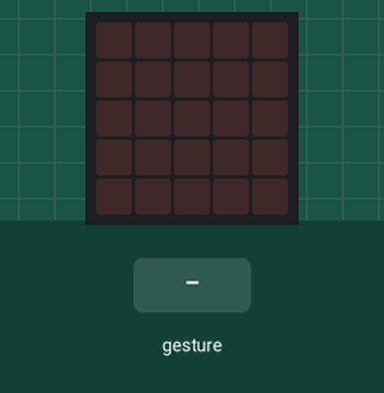
Recording of a program running on a simulated BBC micro:bit (MakeCode). Shown: the board's 5×5 LED display. The test bench sets the inputs (shaded band). A tilt is held for 1.5 s and a shake lasts 1 s, then the board lies face up again.

Above: at 1.2 s.
1.3 s: gesture 'logo down'
At 1.7 s:
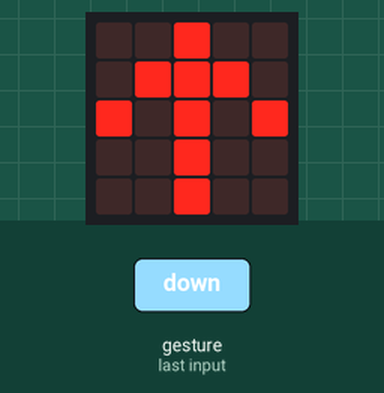
3.5 s: gesture 'tilt right'
At 4.0 s:
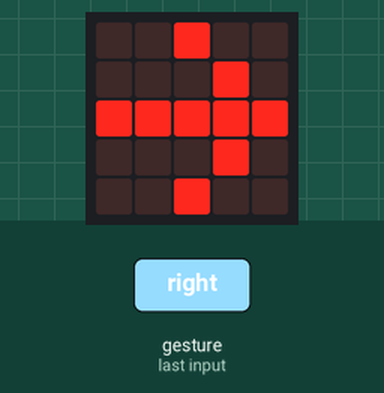
5.7 s: gesture 'logo up'
At 6.2 s:
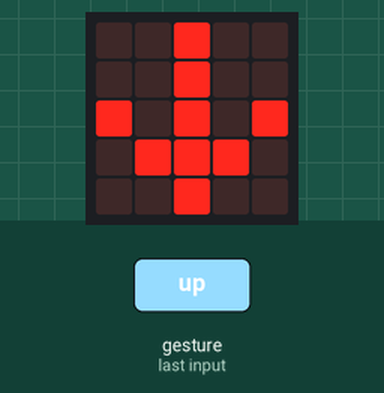
7.9 s: gesture 'tilt left'
At 8.4 s:
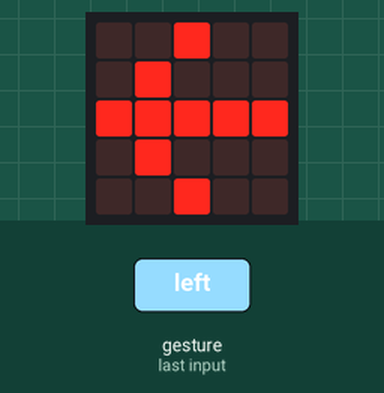
Timing chart, 0 to 10.9 s (numbered marks = the images above; inputs shaded):
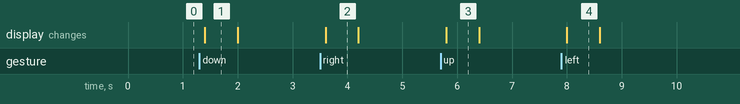

The program:

main.ts
```typescript
input.onGesture(Gesture.LogoDown, function () {
    basic.showArrow(ArrowNames.North)
    basic.clearScreen()
})
input.onGesture(Gesture.TiltRight, function () {
    basic.showArrow(ArrowNames.East)
    basic.clearScreen()
})
input.onGesture(Gesture.LogoUp, function () {
    basic.showArrow(ArrowNames.South)
    basic.clearScreen()
})
input.onGesture(Gesture.TiltLeft, function () {
    basic.showArrow(ArrowNames.West)
    basic.clearScreen()
})
```

test.ts
```typescript
// tests gaan hier; deze zal niet worden gecompileerd wanneer dit pakket wordt gebruikt als extensie.
```

Measured:
- after the input at 1.3 s, the display: changes after 0.10 s (image 1)
- after the input at 3.5 s, the display: changes after 0.10 s (image 2)
- after the input at 5.7 s, the display: changes after 0.10 s (image 3)
- after the input at 7.9 s, the display: changes after 0.10 s (image 4)
- what the display in image 1 shows lasts 0.6 s, from 1.4 s to 2.0 s
